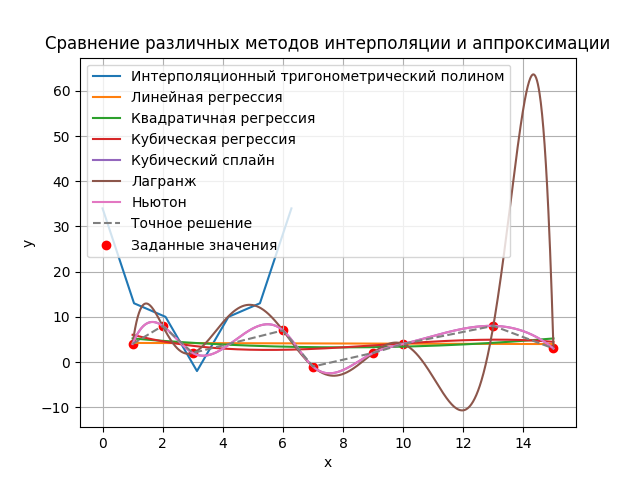

Here is the Python script that generated this plot:
import numpy as np
import matplotlib.pyplot as plt
from scipy.interpolate import lagrange, interp1d, CubicSpline
from scipy.optimize import curve_fit

# Заданные значения
x_values = np.array([1, 2, 3, 6, 7, 9, 10, 13, 15])
y_values = np.array([4, 8, 2, 7, -1, 2, 4, 8, 3])

# Точки для построения графика
x_plot = np.linspace(1, 15, 1000)

# Точные значения функции (для сравнения)
y_exact = lambda x: np.interp(x, x_values, y_values)

# Интерполяционный полином Лагранжа
poly_lagrange = lagrange(x_values, y_values)
y_lagrange = poly_lagrange(x_plot)


# Интерполяционный полином Ньютона
poly_newton = interp1d(x_values, y_values, kind='cubic')
y_newton = poly_newton(x_plot)

# Интерполяционный кубический сплайн
spline = CubicSpline(x_values, y_values)
y_spline = spline(x_plot)

# Метод минимальных квадратов для линейной регрессии
def linear_fit(x, a, b):
    return a * x + b

params_linear, _ = curve_fit(linear_fit, x_values, y_values)
y_linear = linear_fit(x_plot, *params_linear)

# Метод минимальных квадратов для квадратичной регрессии
def quadratic_fit(x, a, b, c):
    return a * x**2 + b * x + c

params_quadratic, _ = curve_fit(quadratic_fit, x_values, y_values)
y_quadratic = quadratic_fit(x_plot, *params_quadratic)

# Метод минимальных квадратов для кубической регрессии
def cubic_fit(x, a, b, c, d):
    return a * x**3 + b * x**2 + c * x + d

params_cubic, _ = curve_fit(cubic_fit, x_values, y_values)
y_cubic = cubic_fit(x_plot, *params_cubic)

# Данные для интерполяционного тригонометрического полинома
y_values_interp = np.array([6, 8, 0, 5, 3, 5, 7])

# Интерполяционный тригонометрический полином
theta_interp = np.linspace(0, 2 * np.pi, len(y_values_interp))
y_interp_trig = np.zeros_like(theta_interp)

for i in range(len(y_values_interp)):
    y_interp_trig += y_values_interp[i] * np.cos(i * theta_interp)

# График
plt.plot(theta_interp, y_interp_trig, label='Интерполяционный тригонометрический полином')

plt.plot(x_plot, y_linear, label='Линейная регрессия')
plt.plot(x_plot, y_quadratic, label='Квадратичная регрессия')
plt.plot(x_plot, y_cubic, label='Кубическая регрессия')

plt.plot(x_plot, y_spline, label='Кубический сплайн')

plt.plot(x_plot, y_lagrange, label='Лагранж')
plt.plot(x_plot, y_newton, label='Ньютон')

# График точных значений
plt.plot(x_plot, y_exact(x_plot), label='Точное решение', linestyle='dashed')

# Оформление графика
plt.scatter(x_values, y_values, color='red', label='Заданные значения')
plt.title('Сравнение различных методов интерполяции и аппроксимации')
plt.xlabel('x')
plt.ylabel('y')
plt.legend()
plt.grid(True)
plt.savefig("lab6.png")
plt.show()
